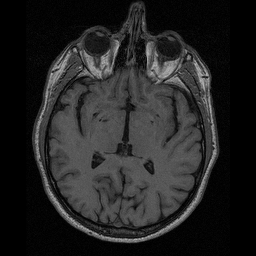
#> input picture data/lab-01-data/brain-slice40.tiff, 256 x 256 px; its folder holds only this picture in this run
$ jupyter execute --allow-errors lab_01_didier.ipynb   (shell and % lines are left out)
#> lines starting #> are read from the running program, lines starting #| are printed output that depends on the picture; after the words box and inside, x2 and y2 are one past the last pixel; in counts of white or black regions, pixels touching at a corner belong together
# [IAPR 2019:][iapr2019] Lab 1 ‒  Image segmentation

**Author:** Negretto Didier Chérubin
**Due date:** 04.04.2019

[iapr2019]: https://github.com/LTS5/iapr-2019

## Extract relevant data
We first need to extract the `lab-01-data.tar.gz` archive.
To this end, we use the [tarfile] module from the Python standard library.

[tarfile]: https://docs.python.org/3.6/library/tarfile.html

[cell 1]
import tarfile
import os

data_base_path = os.path.join(os.pardir, 'data')
data_folder = 'lab-01-data'
tar_path = os.path.join(data_base_path, data_folder + '.tar.gz')
#> (the rest of this cell did not finish here and is left out)

## Part 1: Brain segmentation

Your goal: compute the size of the brain (in pixels) in a 2D image of a human head taken by Magnetic Resonance Imaging (MRI).
* Try as many methods as you can, the more the better.
* At least region growing and contour detection.

### 1.1 Brain image visualization

[cell 2]
import skimage.io
import skimage
import matplotlib.pyplot as plt
import matplotlib.patches as patches
import  numpy as np
import scipy
import cv2
from scipy import signal

# Load image
data_path = os.path.join(data_base_path, data_folder)
brain_im = skimage.io.imread(os.path.join(data_path, 'brain-slice40.tiff'))
#> brain_im is the input picture: shape (256, 256); min 0, max 189, mean 35.2
im_h, im_w = brain_im.shape
#> im_h = 256; im_w = 256

fig, ax = plt.subplots(1, 1, figsize=(15, 15))
ax.imshow(brain_im, cmap='gray')
ax.set_title('MRI brain image ({} px, {} px)'.format(im_h, im_w))
ax.axis('off')
plt.show()

### 1.2 Region growing
To be able to compute the surface occupied by the brain, threesholding needs to be applied and for that the histogram of the image nedds to be analysed, we will then start with the thresholding

[cell 3]
#decleartion of intensity
intensity = [0. for i in range(255)]
#initialisation of intensity
for i in range(0, 255):
    intensity[i] = 0;

#brain_int is changed into integer image for easier access
brain_int = skimage.img_as_int(brain_im)
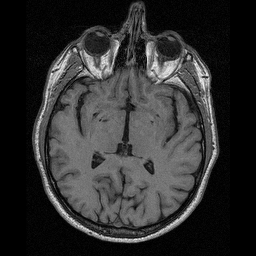
#> brain_int: shape (256, 256) int16; min 0, max 24286, mean 4518.2; drawn with min black and max white

#each pixels iused to add its intensity depending on the coulour
for line in brain_im:
    for pixel in line:
        intensity[pixel] = intensity[pixel]+1
#> after the loop, intensity = 255 values, max 14407 at index 0, min 0 at index 180, mean 257

#plotting
plt.plot(range(255), intensity)
plt.xlabel('intensity')
plt.ylabel('# of recurrencies')
plt.title("Histogram of brain image")
plt.show()
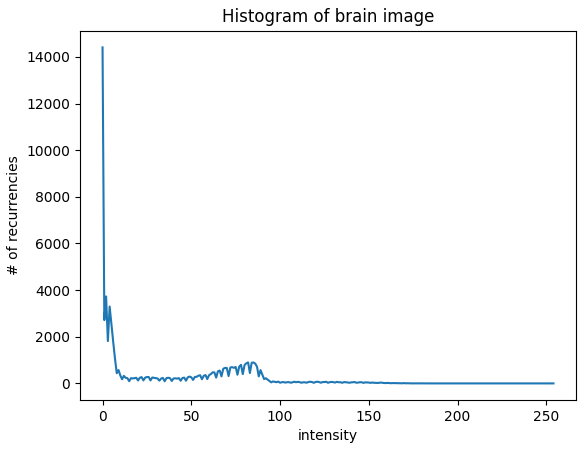
#> figure drawn by matplotlib, 1 panel; curve peaks at x = 0, y = 14407

#histogram equalization
brain_equalized = skimage.exposure.equalize_adapthist(brain_int, clip_limit=0.03)
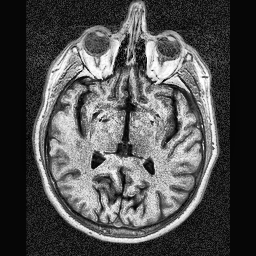
#> brain_equalized: shape (256, 256) float64; min 0, max 1, mean 0.316

#plotting
fig, ax = plt.subplots(1, 1, figsize=(15, 15))
ax.imshow(brain_equalized, cmap='gray')
ax.set_title('MRI brain image equilized ({} px, {} px)'.format(im_h, im_w))
ax.axis('off')
plt.show()

patch = brain_equalized[239:249, 120:140]
#plotting
fig, ax = plt.subplots(1, 1, figsize=(10, 10))
ax.imshow(patch, cmap='gray')
ax.set_title('MRI brain image equilized ({} px, {} px)'.format(im_h, im_w))
ax.axis('off')
plt.show()
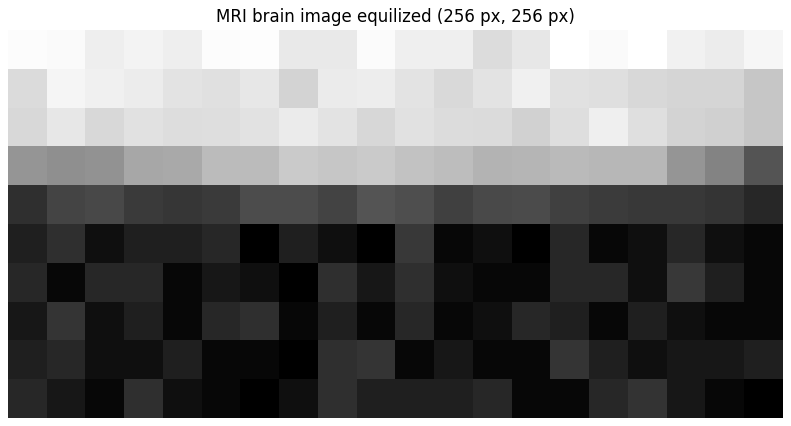
#> figure drawn by matplotlib, 1 panel

As we can see in the picture a bove there is alot of noise, to reduce that a wiener filter is applied.

[cell 4]
derive =  np.gradient(patch)
#> derive = 2 items
psf = np.fft.fft2(derive)
psf_norm = [np.conj(psf) * psf]

#brain_denoise = skimage.restoration.wiener(brain_equalized, psf_norm, 0.4)


from skimage import filters
kernel = np.ones((5,5)) #np.array([[1, 1, 1, 1, 1, 1, 1],[1, 1, 1, 1, 1, 1, 1], [1, 1, 1, 1, 1, 1, 1],[1, 1, 1, 1, 1, 1, 1]])
#for kernel in brain_equalized:
brain_denoise = filters.rank.median(brain_equalized, kernel)
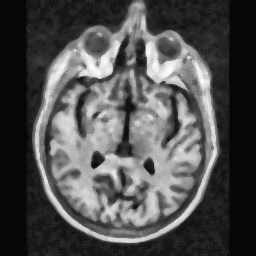
#> brain_denoise: shape (256, 256); min 5, max 253, mean 80.4
plt.figure(figsize=(6,6))
plt.hist(brain_denoise.ravel(), bins = 256)


#plotting
fig, ax = plt.subplots(1, 1, figsize=(16, 16))
ax.imshow(brain_denoise, cmap='gray')
ax.set_title('MRI brain image equilized ({} px, {} px)'.format(im_h, im_w))
ax.axis('off')
plt.show()
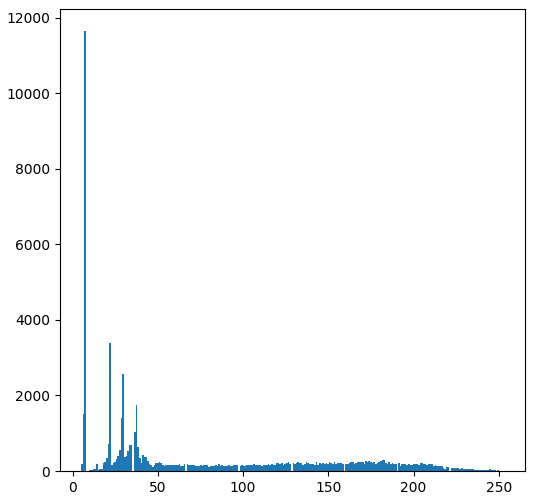
#> figure drawn by matplotlib, 1 panel; tallest bar 11651 high, from x = 6.94 to 7.91


patch = brain_denoise[239:249, 120:140]
#plotting
fig, ax = plt.subplots(1, 1, figsize=(10, 10))
ax.imshow(patch, cmap='gray')
ax.set_title('MRI brain image equilized ({} px, {} px)'.format(im_h, im_w))
ax.axis('off')
plt.show()
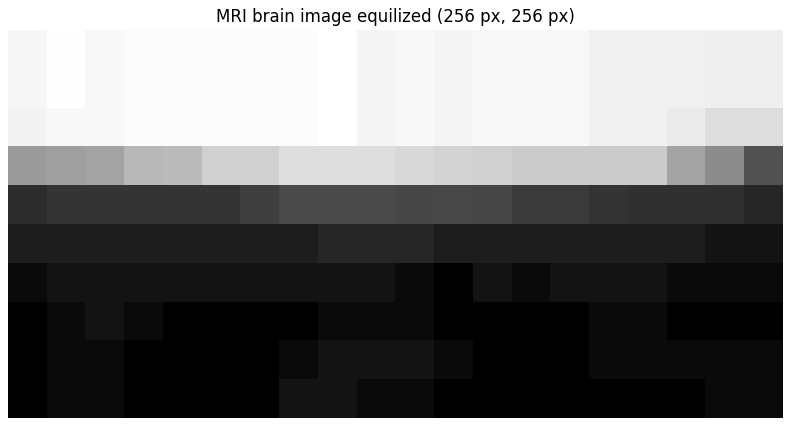
#> figure drawn by matplotlib, 1 panel

[cell 5]
ret,thresh = cv2.threshold(brain_denoise,90,100,cv2.THRESH_BINARY)
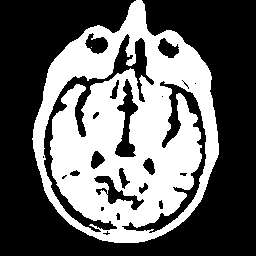
#> thresh: shape (256, 256); values 0 (black) and 100 (white), 39.2% white; 2 white regions (1 under 20 px)

plt.imshow(thresh)

contours, hierarchy = cv2.findContours(thresh,cv2.RETR_TREE,cv2.CHAIN_APPROX_SIMPLE)
#> contours = 29 contours, 11 with area under 20; largest, box (x1, y1, x2, y2) and area: (32, 0, 219, 243) 32576, (43, 33, 155, 233) 3216, (121, 80, 207, 234) 2157, (114, 78, 139, 158) 854, (93, 175, 145, 211) 533
hierarchy.shape
cv2.drawContours(brain_denoise,contours,0,(0,255,0),3)
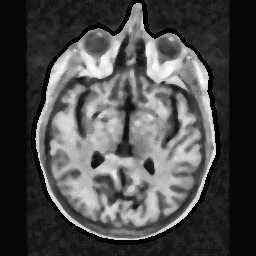
#> brain_denoise: shape (256, 256); 4.8% of pixels changed, all inside (x1, y1, x2, y2) = (30, 0, 221, 245)
plt.figure(figsize=(8,8))
plt.imshow(brain_denoise)

### 1.3 Contour detection
Add your implementation and discussion

### 1.4 Additional method(s)
Add your implementation and discussion

## Part 2: Save the bees !

Varroa mites are recognized as the biggest pest to honey bees worldwide, and are believed to be the single largest contributing factor in the modern-day decline of honey bees due to their ability to transmit diseases, resulting in death or severe deformity of the pupae.

Detecting and quantifying the presence of Verroa in a beehive is therefore crucial to treat the infection appropriately and as early as possible, and image analysis appears very useful in this problem.

### 2.1 Introduction to Project

You will find hereafter a set of 4 images taken under real conditions. In this task you will be ask to:
1. Count the number of Varroa on each picture
2. Determine the Intersection over Union of the detected patterns w.r.t. the ground truth
3. Estimate the Precision, Recall and F1-score at two different IoU thresholds $T = {0.5 \text{, and } 0.9}$

**Note**

Try to have the same routine(s) running on the four images, and giving (approximatively) the same results. The routine(s) that you will write for this part will be useful for the final project as well, so pay special attention to it.

#### Vocabulary

* **IoU**: Let $A$ be the ground truth area and $B$ the predicted one. the intersection over union (IoU) is given as:
$$IoU(A,B) = \frac{A \cap B}{A \cup B} = \frac{\text{Area of Overlap}}{\text{Area of Union}}$$
Let $T$ be a scalar in the interval $[0, 1]$, then $B$ will be considered as a true positive (TP) if and only if $IoU(A,B) \ge T$. As a results, we can evaluate the performance of our detection with different values of $T$. The larger $T$ is, the more constraining is our condition.

* **Precision**: The precision is given as:
$$precision = \frac{tp}{tp + fp}$$
where $tp$ is the number of true positives and $fp$ the number of false positives. The precision is intuitively the ability of the classifier not to label as positive a sample that is negative.

* **Recall**: The recall is given as:
$$precision = \frac{tp}{tp + fn}$$
where $tp$ is the number of true positives and $fn$ the number of false negatives. The recall is intuitively the ability of the classifier to find all the positive samples.

* **F1-score**: The F1 score can be interpreted as a weighted average of the precision and recall, where an F1 score reaches its best value at 1 and worst score at 0. The relative contribution of precision and recall to the F1 score are equal. The formula for the F1 score is:
$$F1 = \frac{2 \cdot precision \cdot recall}{precision + recall}$$

**FAQ**

Q: What to do if I have multiple ground truth $A_i$ and candidates $B_j$ and want to find the best set $(i,j)$ such that $(i, j) = \arg\max_{i,j} IoU(A_i, B_j)$ ?

A: Here, we recommend to use a brute force approach. It corresponds to compute $IoU(A, B)$ for every possible pairs (i,j) and keep the pair with the highest $IoU$. Note that a candidate $B_j$ can **only** be matched to **one** ground truth area $A_i$.

Here, we visualize the 4 images for our patern detection

[cell 6]
# Load images
im_names = ['varroa-01', 'varroa-02', 'varroa-03', 'varroa-04']
filenames = [os.path.join(data_path, name) + '.jpg' for name in im_names]
ic = skimage.io.imread_collection(filenames)
print('Number of images: ', len(ic))

[cell 7]
# Plot images
fig, axes = plt.subplots(2, 2, figsize=(12, 12))
for ax, im, nm in zip(axes.ravel(), ic, im_names):
    ax.imshow(im)
    ax.axis('off')
    ax.set_title(nm)
plt.show()
